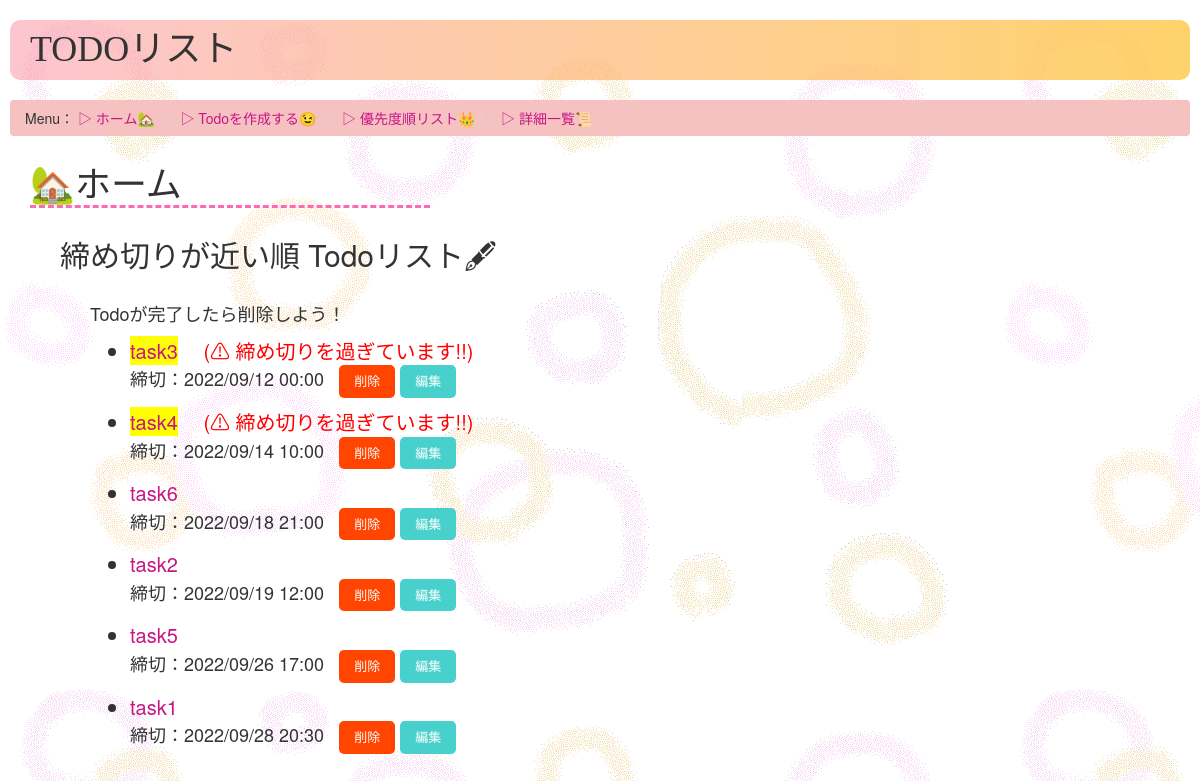
The page /todos/ on the database its author committed.
### todos/models.py (models this page shows, shortened)
class Todo(models.Model):
    name = models.CharField(max_length=50) #やるべきこと
    detail = models.CharField(max_length=200) #内容・詳細
    deadline = models.DateTimeField('締め切り') #締め切り
    priolity = models.IntegerField(choices = PRIOLITY_COICES, default = 3) #優先順位

### todos/views.py (the view)
# urls.py: path('', views.index, name='index'),
def index(request):
    try:
        DIFF_JST_FROM_UTC = 9 #日本時間に調整するため
        today = datetime.datetime.now() + datetime.timedelta(hours=DIFF_JST_FROM_UTC)
        over_todo_list = Todo.objects.filter(deadline__lte = today).order_by('deadline')
        nearest_todo_list = Todo.objects.filter(deadline__gt = today).order_by('deadline')
        context = {
            'nearest_todo_list': nearest_todo_list,
            'over_todo_list': over_todo_list,
        }
        return render(request, 'todos/index.html', context)
    except:
        return render(request,'todos/error.html')

### todos/templates/todos/index.html (shortened to what this page needs)
<!DOCTYPE html>
<html lang="ja">
<head>
    {% load static %}
    <link rel="stylesheet" href="https://maxcdn.bootstrapcdn.com/bootstrap/3.3.7/css/bootstrap.min.css">
    <link rel="stylesheet" type="text/css" href="{% static 'todos/style.css' %}">
</head>
<body>
    <h1 class="title">TODOリスト</h1>
    <ul class="breadcrumb">
        Menu：
        <li><a href="{% url 'todos:index'%}">▷ ホーム🏡</a></li>
        <li><a href="{% url 'todos:create'%}"> ▷ Todoを作成する😉</a></li>
        <li><a href="{% url 'todos:priolity'%}"> ▷ 優先度順リスト👑</a></li>
        <li><a href="{% url 'todos:detail_list'%}"> ▷ 詳細一覧📜</a></li>
    </ul>
    <div class="margin_base">
        <h1 class="menu">🏡ホーム</h1>
        <div class="margin_base">
            <h2>締め切りが近い順 Todoリスト🖋</h2>
            <div class="margin_base">
                <p class="sentence">Todoが完了したら削除しよう！</p>
                {% if nearest_todo_list %}
                {% if over_todo_list %}
                <ul>
                    {% for todo in over_todo_list %}
                    <li class="over"><a href="{% url 'todos:detail' todo.id %}" data-toggle="tooltip"
                            data-placement="bottom" title="Todoの内容・詳細へ" style="display: inline-block;">
                            <span class="over_todo_name"> {{ todo.name }}</span>
                        </a>&emsp;
                        <font color="red">(⚠ 締め切りを過ぎています!!)</font>
                    </li>
                        <p class="sentence">締切：{{ todo.deadline | date:'Y/m/d H:i' }} &nbsp;
                            <a href="{% url 'todos:delete_alert' todo.id %}" class="del-button" title="Todoを削除する">削除</a>
                            <a href="{% url 'todos:edit' todo.id %}" class="edit-button" title="Todoを編集する">編集</a>
                        </p>
                    {% endfor %}
                    {% for todo in nearest_todo_list %}
                    <li class="nearest"><a href="{% url 'todos:detail' todo.id %}" data-toggle="tooltip"
                            data-placement="bottom" title="Todoの内容・詳細へ" style="display: inline-block;">
                            {{ todo.name }}
                        </a></li>
                        <p class="sentence">締切：{{ todo.deadline | date:'Y/m/d H:i' }} &nbsp;
                            <a href="{% url 'todos:delete_alert' todo.id %}" class="del-button" title="Todoを削除する">削除</a>
                            <a href="{% url 'todos:edit' todo.id %}" class="edit-button" title="Todoを編集する">編集</a>
                        </p>
                    {% endfor %}
                </ul>
                {% endif %}
                {% else %}
                <p class="attention"> 作成されたTodoがありません。<br>新しいTodoを作成しましょう！ </p>
                {% endif %}
            </div>
        </div>
    </div>
</body>
</html>

### todos/static/todos/style.css (style rules this page uses)
body { background: white url("images/maruhuwa.gif"); }
.title { margin: 20px 10px 20px 10px; padding: 1rem 2rem; border-radius: 10px; background-image: linear-gradient(left, rgba(250, 140, 160, 0.5) 0%, rgba(255, 200, 70, 0.8) 100%); background-image: linear-gradient(to right, rgba(250, 140, 160, 0.5) 0%, rgba(255, 200, 70, 0.8) 100%); font-family: cursive; }
.menu { font-family: "メイリオ"; border-bottom: 3px dashed hotpink; width: 400px; }
a:link { color: mediumvioletred; }
.breadcrumb { margin: 10px 10px 10px 10px; background-color: rgb(246, 193, 193); }
p { font-size: 20px; }
.margin_base { margin: 30px 0px 20px 30px; }
.del-button, .btn { font-size: 13px; display: inline-block; padding: 7px 15px; text-decoration: none; background:orangered; color:white; border-radius: 5px; }
.edit-button { font-size: 13px; display: inline-block; padding: 7px 15px; text-decoration: none; background:mediumturquoise; color:white; border-radius: 5px; }
.del-button:link, .del-button:hover, .del-button:visited, .edit-button:link, .edit-button:hover, .edit-button:visited { color:white; }
.nearest, .priolity, .over { font-size: 20px; width: 70%; }
.over_todo_name { background-color: yellow; }
.sentence { font-size: large; }

### rows shown on the page
Todo: name "task3", deadline "2022/09/12 00:00"
Todo: name "task4", deadline "2022/09/14 10:00"
Todo: name "task6", deadline "2022/09/18 21:00"
Todo: name "task2", deadline "2022/09/19 12:00"
Todo: name "task5", deadline "2022/09/26 17:00"
Todo: name "task1", deadline "2022/09/28 20:30"
